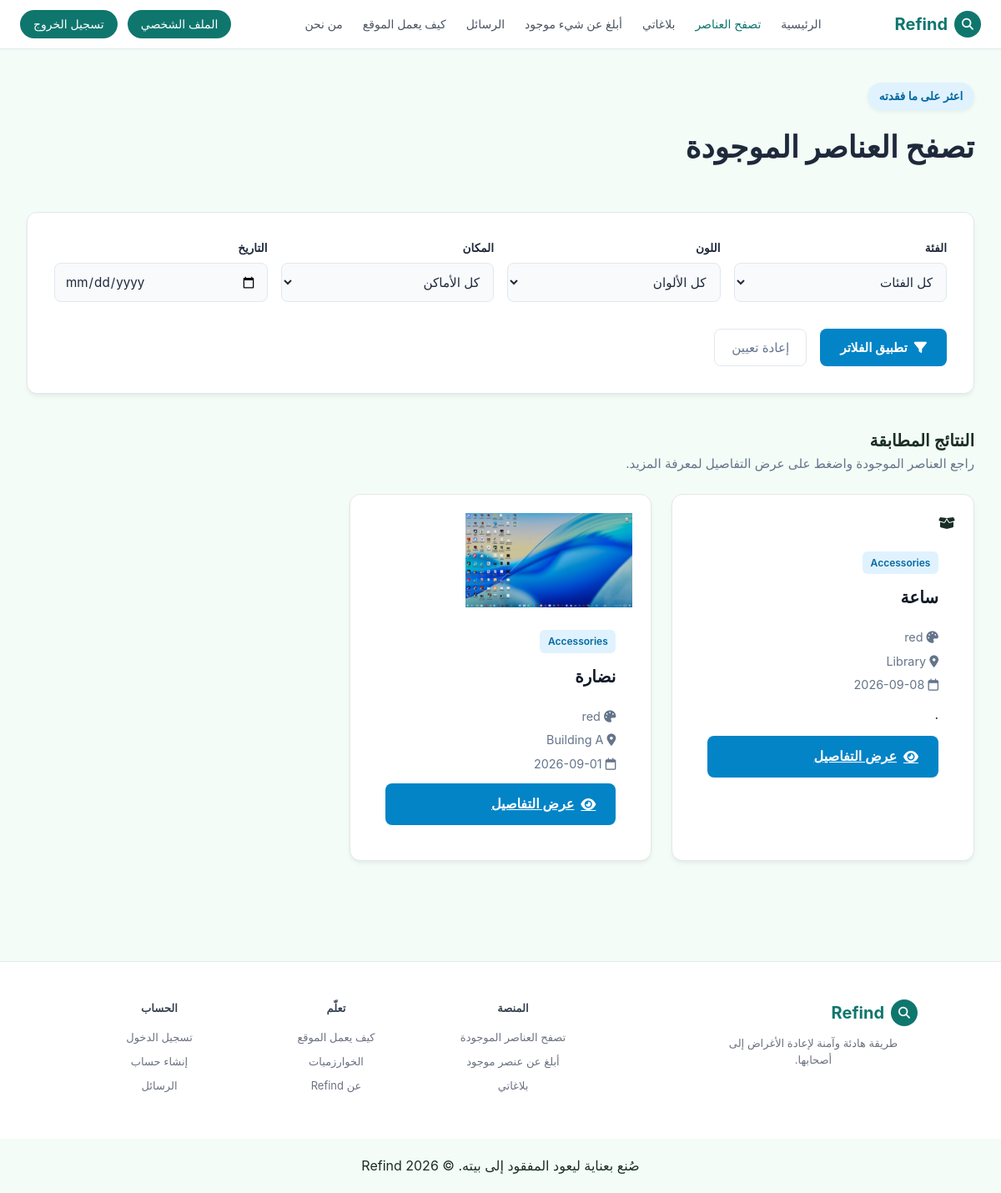
Page /Browseitems.php (signed in) on the committed database.
### tables this page shows
CREATE TABLE `reports` (
  `id` int(10) UNSIGNED NOT NULL,
  `user_id` int(10) UNSIGNED NOT NULL,
  `category_id` int(10) UNSIGNED NOT NULL,
  `location_id` int(10) UNSIGNED NOT NULL,
  `location_details` varchar(255) DEFAULT NULL,
  `title` varchar(150) NOT NULL,
  `color` varchar(50) DEFAULT NULL,
  `item_date` date DEFAULT NULL,
  `description` text DEFAULT NULL,
  `report_type` enum('lost','found') NOT NULL,
  `status` enum('active','claimed','closed') DEFAULT 'active',
  `image` varchar(255) DEFAULT NULL,
  `created_at` timestamp NOT NULL DEFAULT current_timestamp()
);

CREATE TABLE `categories` (
  `id` int(10) UNSIGNED NOT NULL,
  `name` varchar(100) NOT NULL
);

CREATE TABLE `color` (
  `id` int(11) NOT NULL,
  `name` varchar(255) DEFAULT NULL
);

CREATE TABLE `locations` (
  `id` int(10) UNSIGNED NOT NULL,
  `name` varchar(255) NOT NULL
);

### Browseitems.php (the view, shortened to what this page needs)
<?php
include 'config/db.php';
$sql = "SELECT r.*, c.name AS category_name, l.name AS location_name, cl.name AS color_name
        FROM reports r
        JOIN color cl ON r.color = cl.id
        JOIN categories c ON r.category_id = c.id
        JOIN locations l ON r.location_id = l.id
        WHERE r.status = 'active'
        ORDER BY r.created_at DESC";
$stmt = $conn->prepare($sql);
$stmt->execute();
$reports = $stmt->fetchAll(PDO::FETCH_ASSOC);
?>
<!DOCTYPE html>
<html lang="ar" dir="rtl">
<head>
    <link rel="stylesheet" href="https://cdnjs.cloudflare.com/ajax/libs/font-awesome/6.4.0/css/all.min.css">
    <link rel="stylesheet" href="assets/css/main.css">
</head>
<body>
<header class="navbar">
    <div class="nav-container">
        <div class="logo-area">
            <span class="logo-icon"><i class="fa-solid fa-magnifying-glass"></i></span>
            <span class="logo-text">Refind</span>
        </div>
        <nav class="nav-links">
            <a href="Home.php">الرئيسية</a>
            <a href="Browseitems.php" class="active">تصفح العناصر</a>
            <a href="my Report.php">بلاغاتي</a>
            <a href="Report a find.php">أبلغ عن شيء موجود</a>
            <a href="Messages.php">الرسائل</a>
            <a href="How it works.php">كيف يعمل الموقع</a>
            <a href="About.php">من نحن</a>
        </nav>
        <div class="auth-buttons">
            <?php if (empty($_SESSION['user_id'])): ?>
                <a href="auth/Log-in.php" class="login-btn">تسجيل الدخول</a>
                <a href="auth/sign-up.php" class="signup-btn">إنشاء حساب</a>
            <?php else: ?>
                <a href="auth/profie.php" class="profile-btn">الملف الشخصي</a>
                <a href="auth/logout.php" class="logout-btn">تسجيل الخروج</a>
            <?php endif; ?>
        </div>
    </div>
</header>
<main>
    <section class="hero">
        <div class="badge">اعثر على ما فقدته</div>
        <h1>تصفح العناصر الموجودة</h1>
    </section>
    <section class="search-area">
        <div class="filter-grid">
            <div class="filter-group">
                <label>الفئة</label>
                <select id="categoryFilter">
                    <option value="all">كل الفئات</option>
                </select>
            </div>
            <div class="filter-group">
                <label>اللون</label>
                <select id="colorFilter">
                    <option value="all">كل الألوان</option>
                </select>
            </div>
            <div class="filter-group">
                <label>المكان</label>
                <select id="locationFilter">
                    <option value="all">كل الأماكن</option>
                </select>
            </div>
            <div class="filter-group">
                <label>التاريخ</label>
                <input type="date" id="dateFilter">
            </div>
        </div>
        <div class="filter-actions">
            <button type="button" onclick="searchItems()" class="search-btn">
                <i class="fa-solid fa-filter"></i> تطبيق الفلاتر
            </button>
            <button type="button" onclick="resetFilters()" class="reset-btn">
                إعادة تعيين
            </button>
        </div>
    </section>
    <section class="request-box">
        <h2>النتائج المطابقة</h2>
        <p>راجع العناصر الموجودة واضغط على عرض التفاصيل لمعرفة المزيد.</p>
    </section>
    <section id="itemsContainer" class="items-grid">
        <?php foreach ($reports as $report): ?>
            <div class="item-card"
                 data-category="<?= $report['category_id'] ?>"
                 data-color="<?= htmlspecialchars($report['color_name'] ?? '') ?>"
                 data-location="<?= $report['location_id'] ?>"
                 data-date="<?= $report['item_date'] ?>">
                <?php if (!empty($report['image'])): ?>
                    <div class="item-card-image " >
                        <img style="width: 200px;" src="uploads/reports/<?= htmlspecialchars($report['image']) ?>"
                             alt="<?= htmlspecialchars($report['title']) ?>">
                    </div>
                <?php else: ?>
                    <div class="item-card-image">
                        <i class="fa-solid fa-box-open"></i>
                    </div>
                <?php endif; ?>
                <div class="item-card-body">
                    <span class="item-tag">
                        <?= htmlspecialchars($report['category_name']) ?>
                    </span>
                    <h3 class="item-title">
                        <?= htmlspecialchars($report['title']) ?>
                    </h3>
                    <div class="item-details">
                        <span>
                            <i class="fa-solid fa-palette"></i>
                            <?= htmlspecialchars($report['color_name'] ?: 'غير محدد') ?>
                        </span>
                        <span>
                            <i class="fa-solid fa-location-dot"></i>
                            <?= htmlspecialchars($report['location_name']) ?>
                        </span>
                        <span>
                            <i class="fa-regular fa-calendar"></i>
                            <?= htmlspecialchars($report['item_date'] ?: 'غير محدد') ?>
                        </span>
                    </div>
                    <?php if (!empty($report['description'])): ?>
                        <p class="item-description">
                            <?= htmlspecialchars($report['description']) ?>
                        </p>
                    <?php endif; ?>
                    <a href="view-report.php?id=<?= $report['id'] ?>" class="search-btn">
                        <i class="fa-solid fa-eye"></i>
                        عرض التفاصيل
                    </a>
                </div>
            </div>
        <?php endforeach; ?>
    </section>
</main>
<footer class="footer">
    <div class="footer-container">
        <div class="footer-col">
            <div class="logo-area">
                <span class="logo-icon"><i class="fa-solid fa-magnifying-glass"></i></span>
                <span class="logo-text">Refind</span>
            </div>
            <p class="footer-logo-desc">طريقة هادئة وآمنة لإعادة الأغراض إلى أصحابها.</p>
        </div>
        <div class="footer-col">
            <h4>المنصة</h4>
            <ul>
                <li><a href="Browseitems.php">تصفح العناصر الموجودة</a></li>
                <li><a href="Report a find.php">أبلغ عن عنصر موجود</a></li>
                <li><a href="my Report.php">بلاغاتي</a></li>
            </ul>
        </div>
        <div class="footer-col">
            <h4>تعلّم</h4>
            <ul>
                <li><a href="How it works.php">كيف يعمل الموقع</a></li>
                <li><a href="Algorithms.php">الخوارزميات</a></li>
                <li><a href="About.php">عن Refind</a></li>
            </ul>
        </div>
        <div class="footer-col">
            <h4>الحساب</h4>
            <ul>
                <li><a href="auth/Log-in.php">تسجيل الدخول</a></li>
                <li><a href="auth/sign-up.php">إنشاء حساب</a></li>
                <li><a href="Messages.php">الرسائل</a></li>
            </ul>
        </div>
    </div>
</footer>
<div class="footer-bottom">
    <p>صُنع بعناية ليعود المفقود إلى بيته. © 2026 Refind</p>
</div>
</body>
</html>

### rows in the picture
reports: category.name "Accessories", title "ساعة", color.name "red", location.name "Library", item_date "2026-09-08", description "."
reports: image (picture), category.name "Accessories", title "نضارة", color.name "red", location.name "Building A", item_date "2026-09-01"
